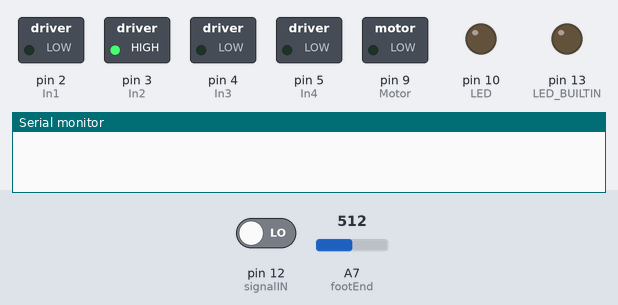
Bench run of a sketch on a simulated Arduino Nano, built with avr-gcc and run on an emulated ATmega328P. Parts: switched loads named in the sketch (green lamp = pin HIGH), output pins drawn as LEDs (lit = HIGH), the last lines printed to the serial monitor. The inputs (shaded band) are chosen by the test bench; at power-on: pin 12 (signalIN) LOW, A7 (footEnd) = 512.

Above: at 1.2 s.
1.3 s: pin 12 (signalIN) driven HIGH
At 1.45 s:
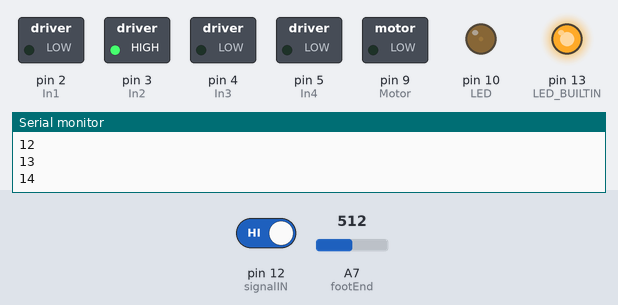
At 3.3 s:
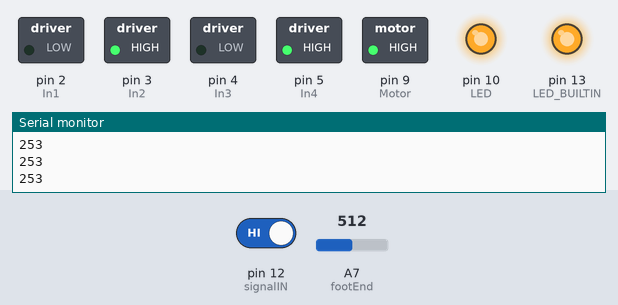
Timing chart, 0 to 29.7 s (numbered marks = the images above; inputs shaded):
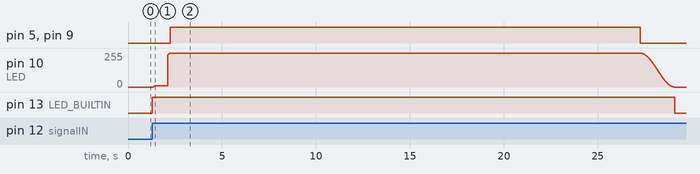

The sketch:

Body_Topology_foot.ino
```cpp
/*
 * 2021.09.29 Body Topology foot_part
 *            LED & Motor Arduino Code
 *
 * 2021.11.15 Body Topology foot_part
 *            for NTT LabX
 * by Xylo Hsiao
 */

const int In1 = 2; //LED
const int In2 = 3; //LED
const int In3 = 4; //
const int In4 = 5;
const int Motor = 9;
const int LED = 10;  // 600 ~= 5V; 1023 ~=11V
int Maxbright = 255 / 2; //PWM 0 ~ 255
#define footEnd A7
#define signalIN 12
const int footMotor_time = 25000;  //25000
int triggerSignal = 0;
int motorState = 0;

void setup() {
  pinMode(In1, OUTPUT);
  pinMode(In2, OUTPUT);
  pinMode(In3, OUTPUT);
  pinMode(In4, OUTPUT);
  pinMode(Motor, OUTPUT);
  pinMode(LED, OUTPUT);
  pinMode(signalIN, INPUT);
  pinMode(LED_BUILTIN, OUTPUT);
  analogWrite(LED, 0);
  digitalWrite(In1, LOW);
  digitalWrite(In2, HIGH);
  mstop();
  Serial.begin(9600);
}

void loop() {
  triggerSignal = digitalRead(signalIN);
  //Serial.println(triggerSignal);
  digitalWrite(LED_BUILTIN, LOW);

  if (triggerSignal == HIGH && motorState == 0){     //49 for keybroad"1"
    digitalWrite(LED_BUILTIN, HIGH);
    mstop();
    light();
    front();
    delay(footMotor_time);
    mstop();
    goOut();
    motorState = 1;
  }
  if (triggerSignal == LOW && motorState == 1){     //50 for keybroad"2"
    light();
    back();
    motorState = 2;
  }
  if (analogRead(footEnd) > 900 && motorState == 2){
    mstop();
    delay(200);
    front();
    delay(100);
    mstop();
    goOut();
    motorState = 0;
  }
}

void light(){
  digitalWrite(In1, LOW);
  digitalWrite(In2, HIGH);
  for (int i = 180; i < 360; i++) {
  float angle = radians(i+90);
  int bright = Maxbright + Maxbright*sin(angle);
  Serial.println(bright);
  analogWrite(LED, bright);
  delay(5);
  }
}

void goOut(){
  digitalWrite(In1, LOW);
  digitalWrite(In2, HIGH);
  for (int i = 0; i < 180; i++) {
  float angle = radians(i+90);
  int bright = Maxbright + Maxbright*sin(angle);
  Serial.println(bright);
  analogWrite(LED, bright);
  delay(10);
  }
}

void back(){
  digitalWrite(Motor, HIGH);
  digitalWrite(In3, HIGH);
  digitalWrite(In4, LOW);
}

void front(){
  digitalWrite(Motor, HIGH);
  digitalWrite(In3, LOW);
  digitalWrite(In4, HIGH);
}

void mstop(){
  digitalWrite(Motor, LOW);
  digitalWrite(In3, LOW);
  digitalWrite(In4, LOW);
}
```

Measured:
- after the input at 1.3 s, pin 5 (In4), pin 9 (Motor): LOW → HIGH after 0.95 s, → LOW 25.0 s later; pin 10 (LED): rises from 0/255 to 254/255 in 25.9 s, then falls to 0/255 in 1.8 s; pin 13 (LED_BUILTIN): LOW → HIGH at once, → LOW 27.8 s later
